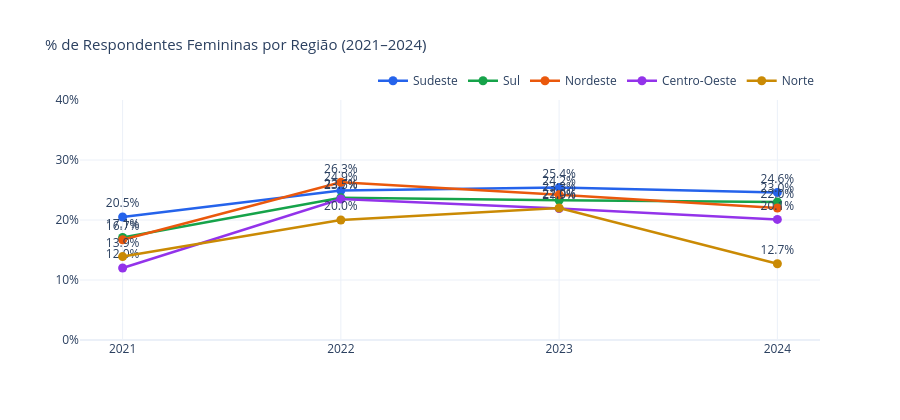

The cell this chart's notebook holds for it:
### Code cell
# G-R1 — Representatividade Feminina por Região e Ano
fig = go.Figure()
for regiao in REGIOES:
    pcts = []
    for ano in ANOS:
        sub = df_reg[(df_reg['regiao'] == regiao) & (df_reg['ano_pesquisa'] == ano)]
        ct  = sub['genero'].value_counts()
        fem = ct.get('Feminino', 0); tot = fem + ct.get('Masculino', 0)
        pcts.append(round(fem/tot*100, 1) if tot > 0 else None)
    fig.add_trace(go.Scatter(
        x=ANOS, y=pcts, mode='lines+markers+text', name=regiao,
        line=dict(color=CORES_REGIAO[regiao], width=2.5), marker=dict(size=9),
        text=[f'{v}%' if v else '' for v in pcts], textposition='top center',
    ))
fig = layout_padrao(fig, '% de Respondentes Femininas por Região (2021–2024)', height=420)
fig.update_yaxes(ticksuffix='%', range=[0, 40])
fig.show()

### Figure 1 — Plotly figure (JSON) as saved in the notebook; plotly's stock layout.template omitted (floating-point values rounded to 4 significant figures)
{"data": [{"line": {"color": "#2563EB", "width": 2.5}, "marker": {"size": 9}, "mode": "lines+markers+text", "name": "Sudeste", "text": ["20.5%", "24.9%", "25.4%", "24.6%"], "textposition": "top center", "type": "scatter", "x": ["2021", "2022", "2023", "2024"], "y": [20.5, 24.9, 25.4, 24.6]}, {"line": {"color": "#16A34A", "width": 2.5}, "marker": {"size": 9}, "mode": "lines+markers+text", "name": "Sul", "text": ["17.1%", "23.7%", "23.3%", "23.0%"], "textposition": "top center", "type": "scatter", "x": ["2021", "2022", "2023", "2024"], "y": [17.1, 23.7, 23.3, 23]}, {"line": {"color": "#EA580C", "width": 2.5}, "marker": {"size": 9}, "mode": "lines+markers+text", "name": "Nordeste", "text": ["16.7%", "26.3%", "24.2%", "22.0%"], "textposition": "top center", "type": "scatter", "x": ["2021", "2022", "2023", "2024"], "y": [16.7, 26.3, 24.2, 22]}, {"line": {"color": "#9333EA", "width": 2.5}, "marker": {"size": 9}, "mode": "lines+markers+text", "name": "Centro-Oeste", "text": ["12.0%", "23.5%", "21.9%", "20.1%"], "textposition": "top center", "type": "scatter", "x": ["2021", "2022", "2023", "2024"], "y": [12, 23.5, 21.9, 20.1]}, {"line": {"color": "#CA8A04", "width": 2.5}, "marker": {"size": 9}, "mode": "lines+markers+text", "name": "Norte", "text": ["13.9%", "20.0%", "22.0%", "12.7%"], "textposition": "top center", "type": "scatter", "x": ["2021", "2022", "2023", "2024"], "y": [13.9, 20, 22, 12.7]}], "layout": {"height": 420, "legend": {"orientation": "h", "x": 1, "xanchor": "right", "y": 1.02, "yanchor": "bottom"}, "title": {"font": {"size": 15}, "text": "% de Respondentes Femininas por Região (2021–2024)"}, "yaxis": {"range": [0, 40], "ticksuffix": "%"}}}
